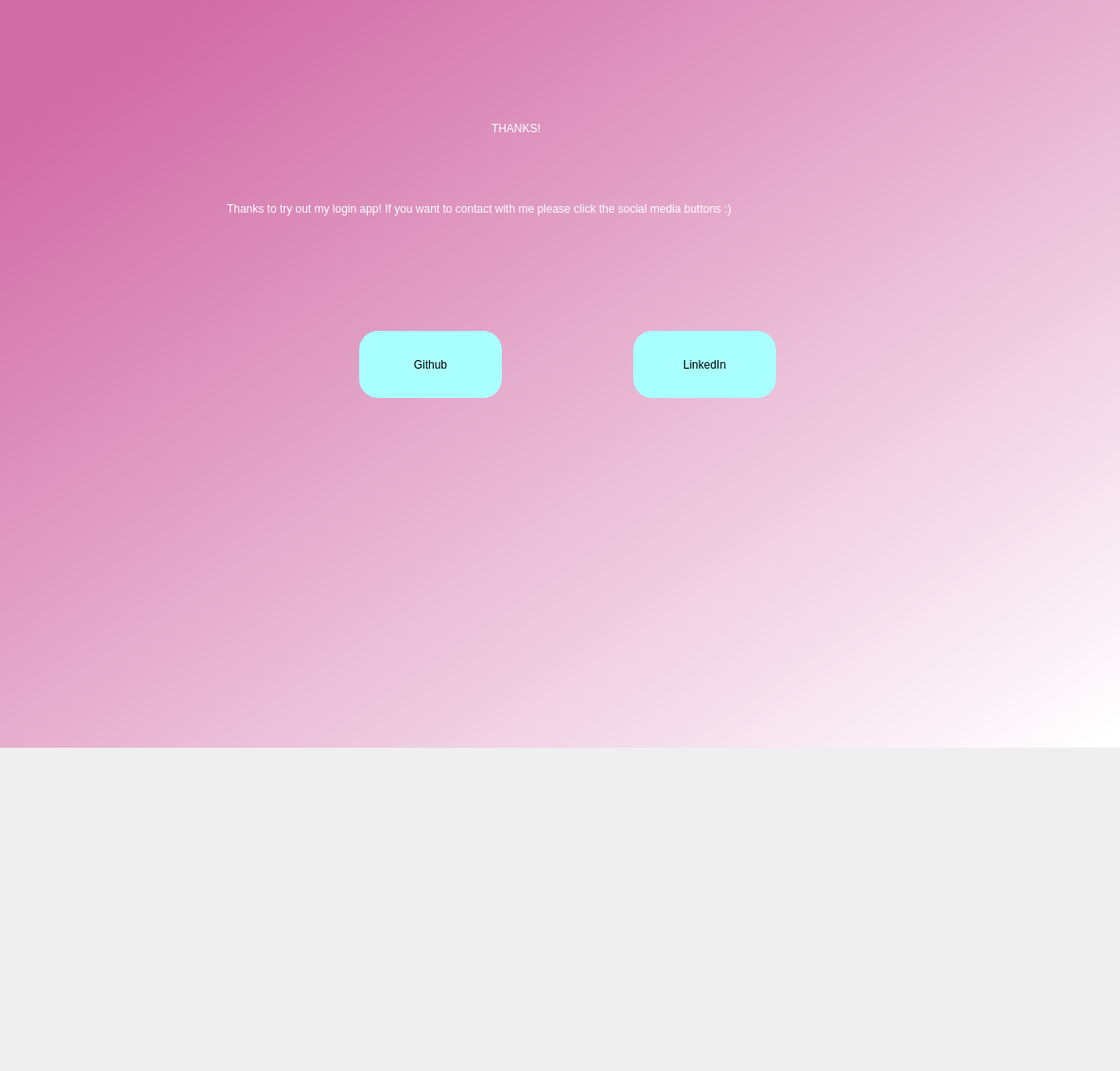
<?xml version="1.0" encoding="UTF-8"?>
<ui version="4.0">
 <class>Dialog</class>
 <widget class="QDialog" name="Dialog">
  <property name="geometry">
   <rect>
    <x>0</x>
    <y>0</y>
    <width>1185</width>
    <height>1133</height>
   </rect>
  </property>
  <property name="windowTitle">
   <string>Dialog</string>
  </property>
  <widget class="QWidget" name="bgwidget" native="true">
   <property name="geometry">
    <rect>
     <x>-10</x>
     <y>-10</y>
     <width>1201</width>
     <height>801</height>
    </rect>
   </property>
   <property name="styleSheet">
    <string notr="true">QWidget#bgwidget{
background-color:qlineargradient(spread:pad, x1:0.091, y1:0.101636, x2:0.991379, y2:0.977, stop:0 rgba(209, 107, 165, 255), stop:1 rgba(255, 255, 255, 255));}</string>
   </property>
   <widget class="QLabel" name="label">
    <property name="geometry">
     <rect>
      <x>530</x>
      <y>110</y>
      <width>151</width>
      <height>71</height>
     </rect>
    </property>
    <property name="styleSheet">
     <string notr="true">font: 36pt &quot;MS Shell Dlg 2&quot;; color:rgb(255, 255, 255)</string>
    </property>
    <property name="text">
     <string>THANKS!</string>
    </property>
   </widget>
   <widget class="QLabel" name="label_2">
    <property name="geometry">
     <rect>
      <x>250</x>
      <y>200</y>
      <width>881</width>
      <height>61</height>
     </rect>
    </property>
    <property name="styleSheet">
     <string notr="true">font: 16pt &quot;MS Shell Dlg 2&quot;;color:rgb(255, 255, 255)</string>
    </property>
    <property name="text">
     <string>Thanks to try out my login app! If you want to contact with me please click the social media buttons :)</string>
    </property>
   </widget>
   <widget class="QPushButton" name="github">
    <property name="geometry">
     <rect>
      <x>390</x>
      <y>360</y>
      <width>151</width>
      <height>71</height>
     </rect>
    </property>
    <property name="styleSheet">
     <string notr="true">border-radius:20px;
background-color: rgb(170, 255, 255);
font: 14pt &quot;MS Shell Dlg 2&quot;;</string>
    </property>
    <property name="text">
     <string>Github</string>
    </property>
   </widget>
   <widget class="QLabel" name="error">
    <property name="geometry">
     <rect>
      <x>440</x>
      <y>456</y>
      <width>341</width>
      <height>20</height>
     </rect>
    </property>
    <property name="styleSheet">
     <string notr="true">font: 12pt &quot;MS Shell Dlg 2&quot;; color:red;</string>
    </property>
    <property name="text">
     <string/>
    </property>
   </widget>
   <widget class="QPushButton" name="linkedin">
    <property name="geometry">
     <rect>
      <x>680</x>
      <y>360</y>
      <width>151</width>
      <height>71</height>
     </rect>
    </property>
    <property name="styleSheet">
     <string notr="true">border-radius:20px;
background-color: rgb(170, 255, 255);
font: 14pt &quot;MS Shell Dlg 2&quot;;</string>
    </property>
    <property name="text">
     <string>LinkedIn</string>
    </property>
   </widget>
  </widget>
 </widget>
 <resources/>
 <connections/>
</ui>
